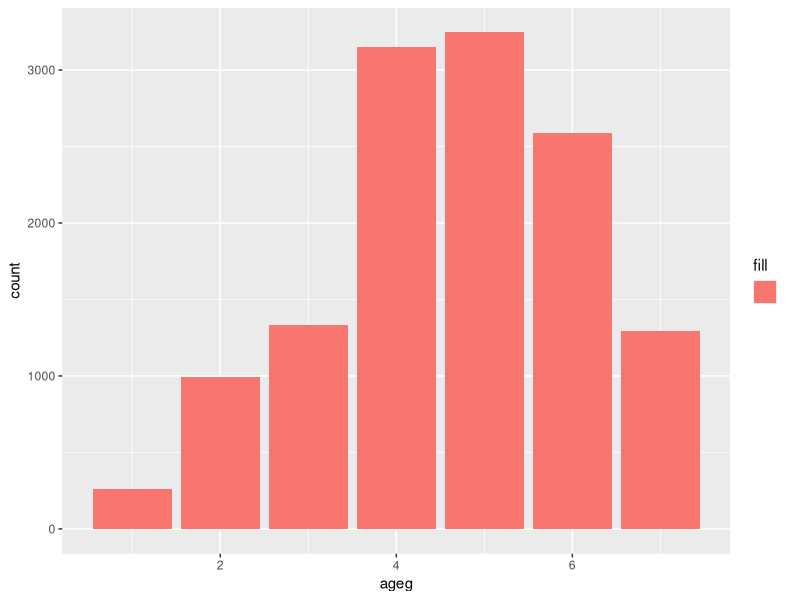
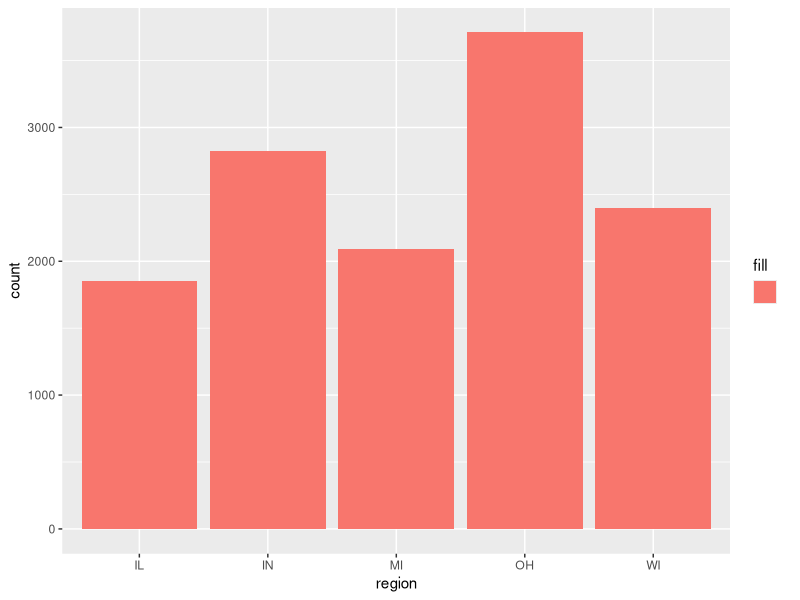
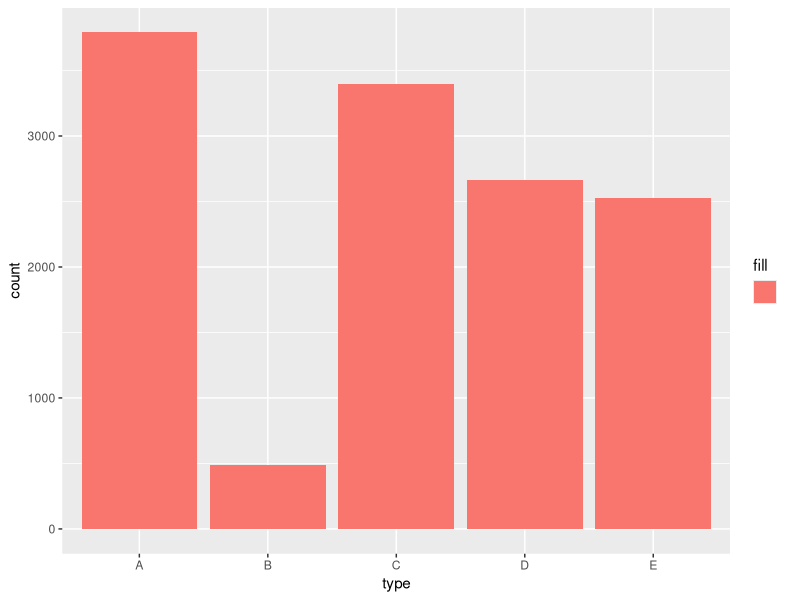
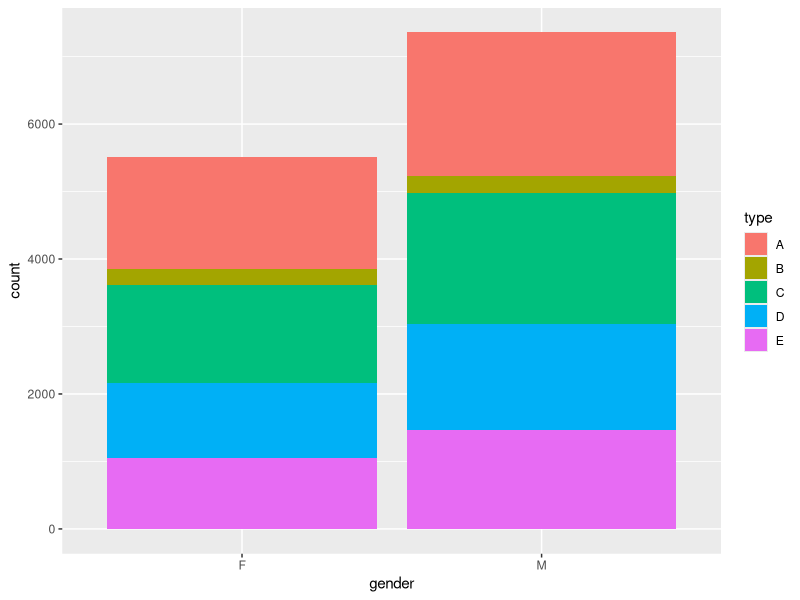
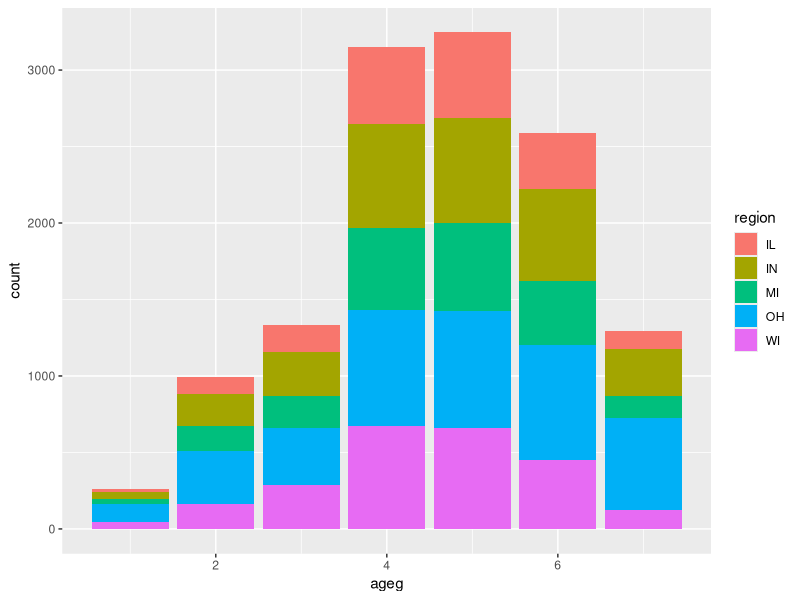
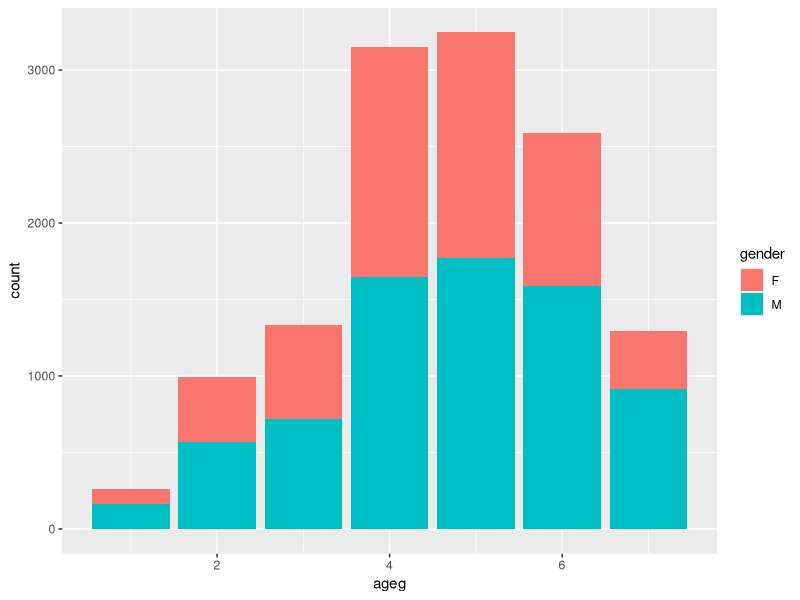
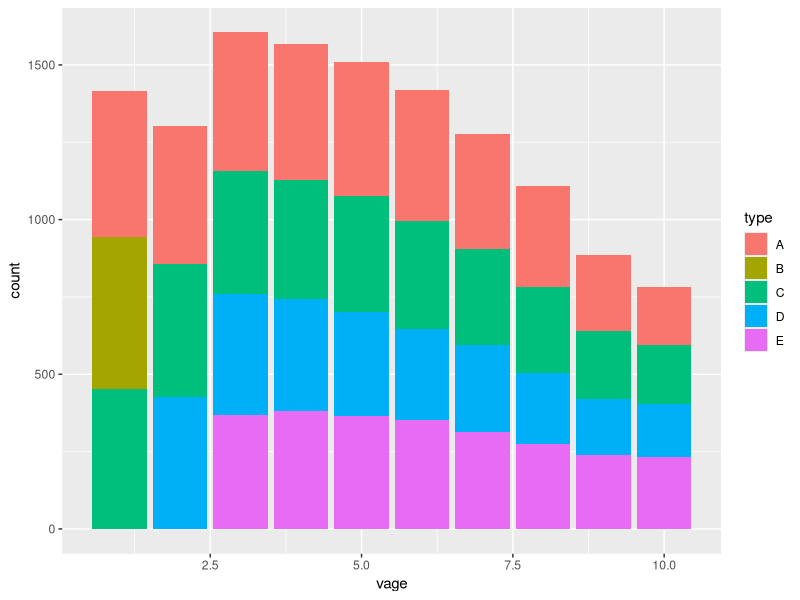
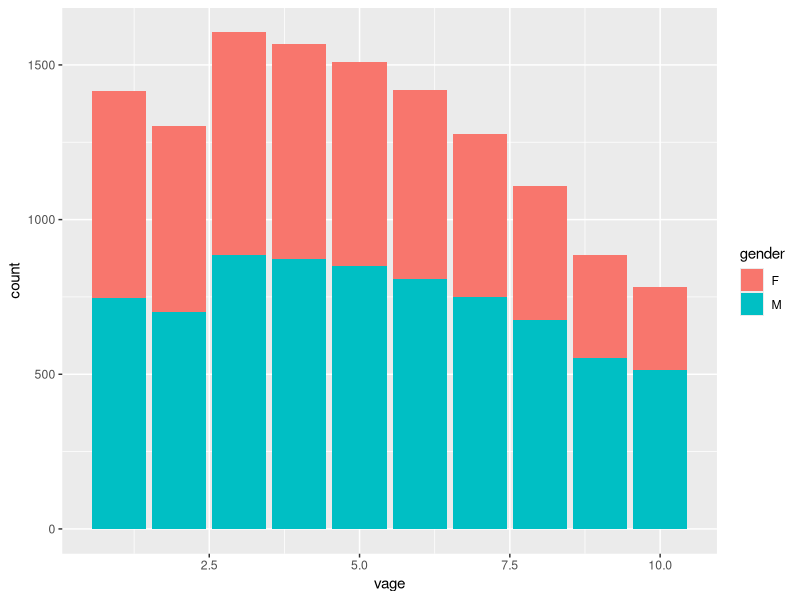

Generate these figures, in order, with R: (Note: this script raises an error after producing the figures.)

#Read car insurance data
my_data = read.csv("car-insurance.csv")
insurance = read.csv("car-insurance.csv")

#installing packages and loading with library
install.packages("ggplot2",dependencies=TRUE)
library(ggplot2)

install.packages("tidyverse")
library(tidyverse)


#display data
my_data

#display data structure
?my_data
str(my_data)

#Histogram - bar graph for ageg
ggplot(data = insurance) + 
  geom_bar(mapping = aes(x = ageg, fill = ""))

#Histogram - bar graph for region
ggplot(data = insurance) + 
  geom_bar(mapping = aes(x = region, fill = ""))

#Histogram - bar graph for type of insurance
ggplot(data = insurance) + 
  geom_bar(mapping = aes(x = type, fill = ""))

#Histogram - bar graph for insurance type over gender
ggplot(data = insurance) + 
  geom_bar(mapping = aes(x = gender, fill = type))

#Histogram - bar graph for insurance region over age group
ggplot(data = insurance) +
  geom_bar(mapping = aes(x = ageg, fill = region))

#HIstogram - gender over age group
ggplot(data = insurance) +
  geom_bar(mapping = aes(x = ageg, fill = gender))

#HIstogram - type over vehicle age group
ggplot(data = insurance) +
  geom_bar(mapping = aes(x = vage, fill = type))

#HIstogram - gender over vehicle age group
ggplot(data = insurance) +
  geom_bar(mapping = aes(x = vage, fill = gender))

#boxplot - cost and no. of claims
ggplot(data = insurance, mapping = aes(x = ageg, y = age)) + #ask about this
  geom_boxplot()

#boxplot - age
ggplot(data = insurance, mapping = aes(x = age)) + #ask about this
  geom_boxplot()

#boxplot - no. of claims
ggplot(data = insurance, mapping = aes(y = num)) + #ask about this
  geom_boxplot()

#boxplot - age over age group
boxplot(insurance$age ~ insurance$ageg)

boxplot(insurance$cost)

#describes cost in terms of age and store in cost.lm
cost.lm = lm(cost ~ num, data = insurance)
#simple linear regression
cost.res = resid(cost.lm)
plot(insurance$num, cost.res) #ask about this
  abline(0,0)

#Piechart- template
ggplot(data, aes(x="", y=value, fill=group)) +
  geom_bar(stat="identity", width=1) +
  coord_polar("y", start=0)

#Piechart - regions
ggplot(insurance, aes(x="", y=1, fill=region)) +
  geom_bar(stat="identity", width=1) +
  coord_polar("y", start=0)

#Piechart - age group
ggplot(insurance, aes(x="", y=1, fill=ageg)) +
  geom_bar(stat="identity", width=1) +
  coord_polar("y", start=0)

#Piechart - type of insurance
ggplot(insurance, aes(x="", y=1, fill=type)) +
  geom_bar(stat="identity", width=1) +
  coord_polar("y", start=0)










